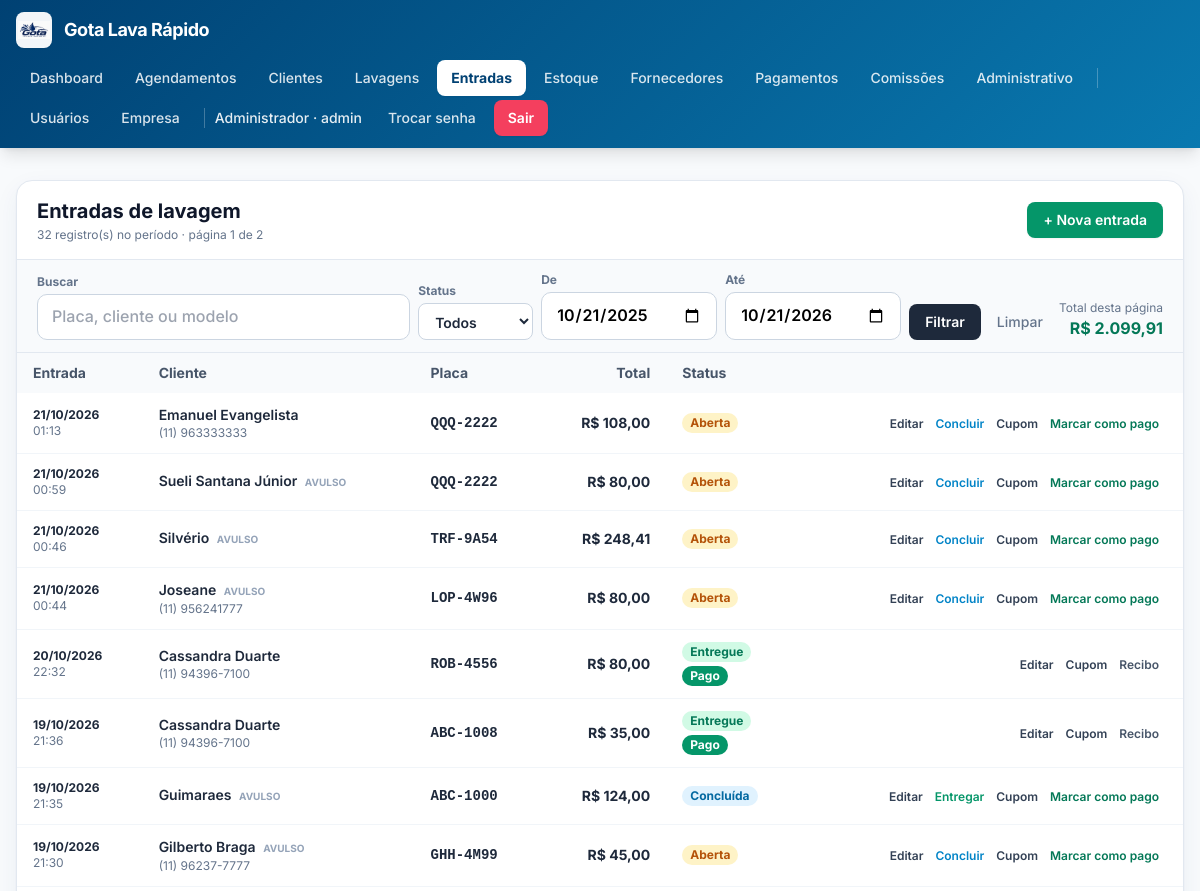
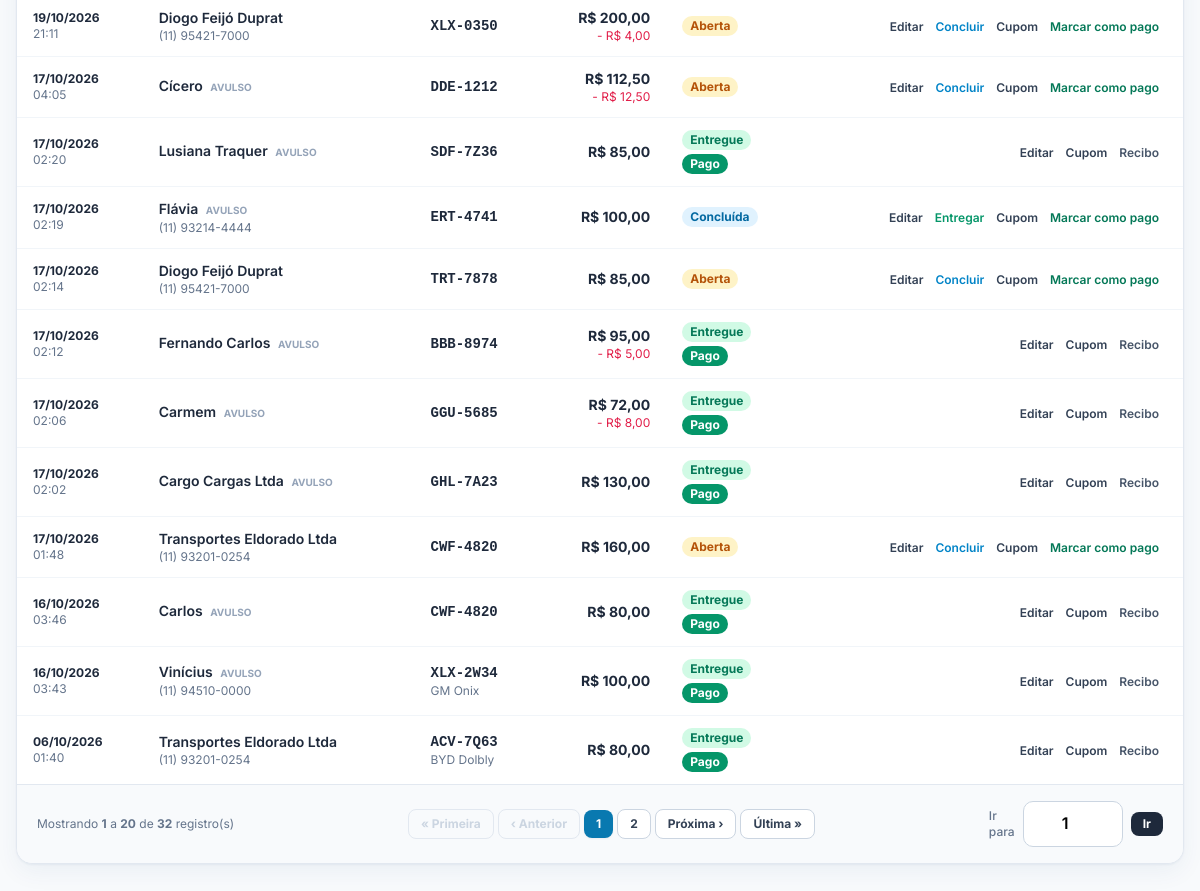
The app's page /entradas.php (signed in), older data (2 pictures, top to bottom).
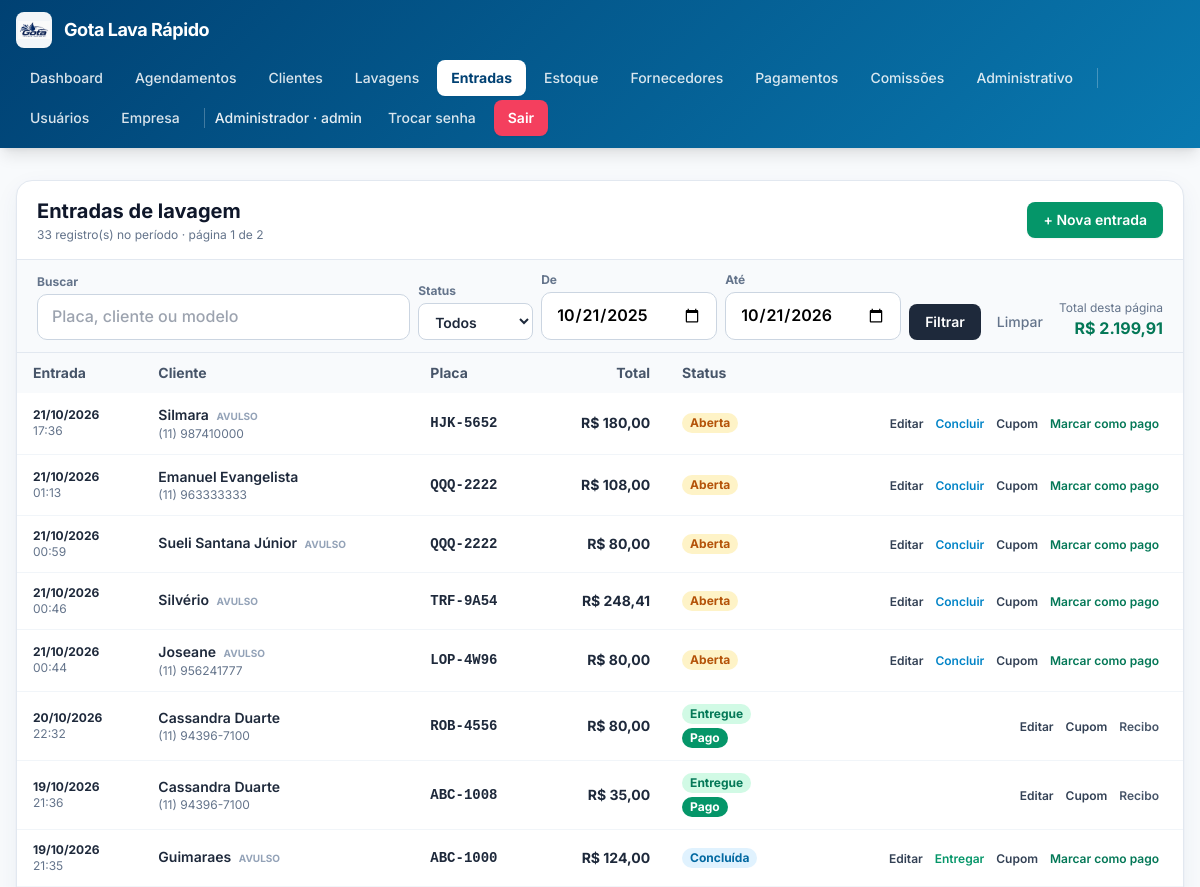
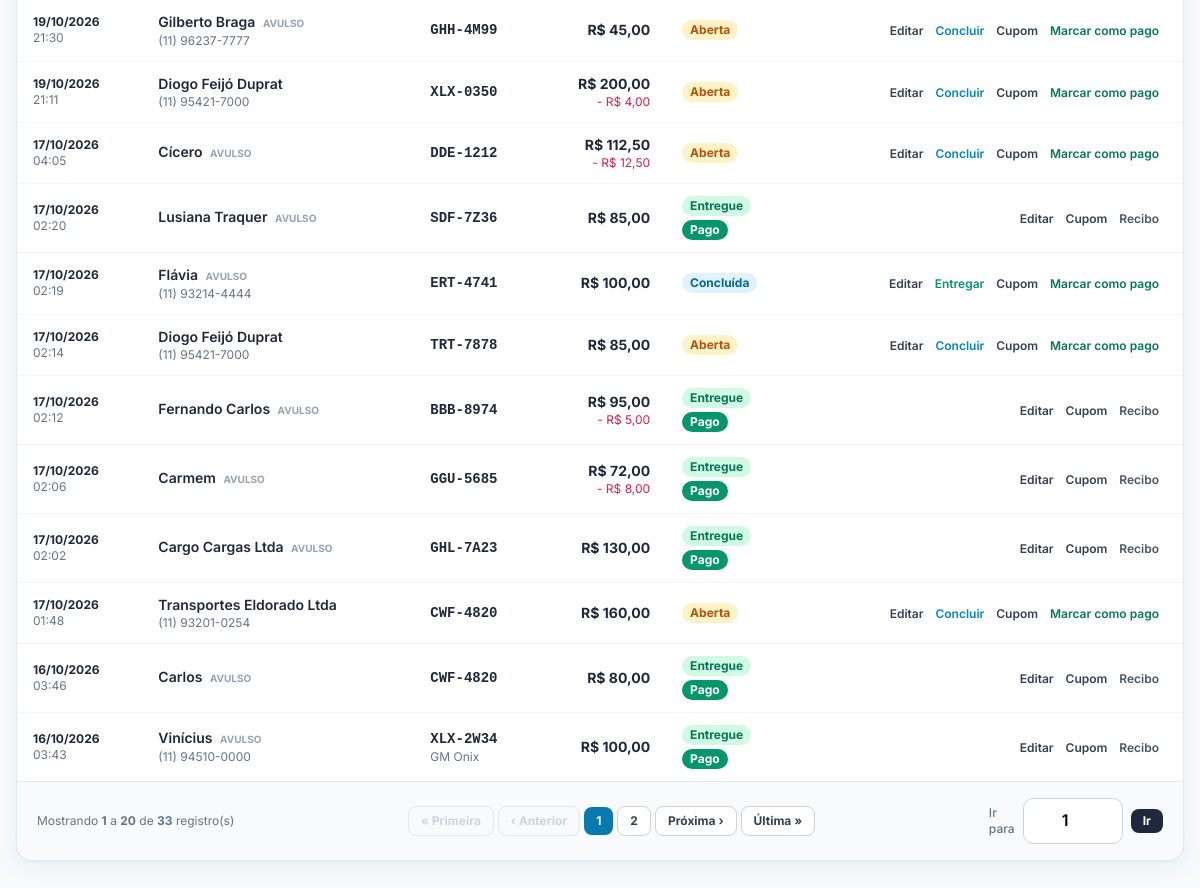
The same page, newer data (2 pictures, top to bottom).
### tables this page shows
CREATE TABLE lavagem_entradas (
        id INTEGER PRIMARY KEY AUTOINCREMENT,
        cliente_id INTEGER,
        placa TEXT NOT NULL DEFAULT '',
        veiculo_id INTEGER,
        veiculo_manual_marca TEXT NOT NULL DEFAULT '',
        veiculo_manual_modelo TEXT NOT NULL DEFAULT '',
        veiculo_manual_cor TEXT NOT NULL DEFAULT '',
        veiculo_manual_ano TEXT NOT NULL DEFAULT '',
        data_entrada TEXT NOT NULL,
        hora_entrada TEXT NOT NULL,
        previsao_saida_horas INTEGER NOT NULL DEFAULT 0,
        previsao_saida_datetime TEXT NOT NULL DEFAULT '',
        observacoes TEXT NOT NULL DEFAULT '',
        avarias TEXT NOT NULL DEFAULT '',
        status TEXT NOT NULL DEFAULT 'aberta',
        subtotal_centavos INTEGER NOT NULL DEFAULT 0,
        desconto_centavos INTEGER NOT NULL DEFAULT 0,
        desconto_percentual INTEGER NOT NULL DEFAULT 0,
        total_centavos INTEGER NOT NULL DEFAULT 0,
        pago INTEGER NOT NULL DEFAULT 0,
        criado_por INTEGER,
        criado_em TEXT NOT NULL DEFAULT (datetime('now','localtime')),
        atualizado_em TEXT NOT NULL DEFAULT (datetime('now','localtime')), cliente_nome_avulso TEXT NOT NULL DEFAULT '', cliente_celular TEXT NOT NULL DEFAULT '', sms_enviado INTEGER NOT NULL DEFAULT 0, sms_enviado_em TEXT NOT NULL DEFAULT '',
        FOREIGN KEY (cliente_id) REFERENCES clientes(id) ON DELETE SET NULL,
        FOREIGN KEY (veiculo_id) REFERENCES veiculos(id) ON DELETE SET NULL
    );

CREATE TABLE clientes (
        id INTEGER PRIMARY KEY AUTOINCREMENT,
        tipo TEXT NOT NULL DEFAULT 'F',
        nome TEXT NOT NULL DEFAULT '',
        nome_fantasia TEXT NOT NULL DEFAULT '',
        cpf_cnpj TEXT NOT NULL DEFAULT '',
        rg_ie TEXT NOT NULL DEFAULT '',
        data_nascimento TEXT NOT NULL DEFAULT '',
        email TEXT NOT NULL DEFAULT '',
        telefone TEXT NOT NULL DEFAULT '',
        celular TEXT NOT NULL DEFAULT '',
        cep TEXT NOT NULL DEFAULT '',
        endereco TEXT NOT NULL DEFAULT '',
        numero TEXT NOT NULL DEFAULT '',
        complemento TEXT NOT NULL DEFAULT '',
        bairro TEXT NOT NULL DEFAULT '',
        cidade TEXT NOT NULL DEFAULT '',
        uf TEXT NOT NULL DEFAULT '',
        observacoes TEXT NOT NULL DEFAULT '',
        ativo INTEGER NOT NULL DEFAULT 1,
        criado_em TEXT NOT NULL DEFAULT (datetime('now','localtime')),
        atualizado_em TEXT NOT NULL DEFAULT (datetime('now','localtime'))
    );

### config.php (called while the page is built, shortened)
<?php
function db(): PDO {
    static $pdo = null;
    if ($pdo === null) {
        $pdo = new PDO('sqlite:' . DB_PATH, null, null, [
            PDO::ATTR_ERRMODE            => PDO::ERRMODE_EXCEPTION,
            PDO::ATTR_DEFAULT_FETCH_MODE => PDO::FETCH_ASSOC,
        ]);
        $pdo->exec('PRAGMA foreign_keys = ON');
        $pdo->exec('PRAGMA journal_mode = WAL');
    }
    return $pdo;
}
require_once APP_ROOT . '/functions.php';

### functions.php (called while the page is built, shortened)
<?php
function e(?string $s): string {
    return htmlspecialchars((string)$s, ENT_QUOTES, 'UTF-8');
}
function normalizar_placa(string $placa): string {
    return strtoupper(preg_replace('/[^A-Za-z0-9]/', '', $placa));
}
function formatar_placa(string $placa): string {
    $p = normalizar_placa($placa);
    return substr($p, 0, 3) . '-' . substr($p, 3);
}
function centavos_para_moeda(int $c): string {
    return number_format($c / 100, 2, ',', '.');
}
function centavos_para_moeda_brl(int $c): string {
    return 'R$ ' . centavos_para_moeda($c);
}

### entradas.php (the view, shortened to what the changed rows need)
<?php
require_once __DIR__ . '/config.php';
$busca  = trim((string)($_GET['q'] ?? ''));
$status = trim((string)($_GET['status'] ?? ''));
$de  = trim((string)($_GET['de']  ?? date('Y-m-d', strtotime('-12 months'))));
$ate = trim((string)($_GET['ate'] ?? date('Y-m-d')));
$pagina = max(1, (int)($_GET['pagina'] ?? 1));
$porPagina = 20;
$where  = [];
$params = [];
$where[] = 'e.data_entrada >= :de';
$params[':de'] = $de;
$where[] = 'e.data_entrada <= :ate';
$params[':ate'] = $ate;
$sqlWhere = 'WHERE ' . implode(' AND ', $where);
$stCount = db()->prepare("
    SELECT COUNT(*)
    FROM lavagem_entradas e
    LEFT JOIN clientes c ON c.id = e.cliente_id
    $sqlWhere
");
$stCount->execute($params);
$totalRegistros = (int)$stCount->fetchColumn();
$totalPaginas = max(1, (int)ceil($totalRegistros / $porPagina));
$offset = ($pagina - 1) * $porPagina;
$sql = "SELECT e.*, c.nome AS cliente_nome_cadastro
        FROM lavagem_entradas e
        LEFT JOIN clientes c ON c.id = e.cliente_id
        $sqlWhere
        ORDER BY e.data_entrada DESC, e.hora_entrada DESC, e.id DESC
        LIMIT $porPagina OFFSET $offset";
$st = db()->prepare($sql);
$st->execute($params);
$entradas = $st->fetchAll();
$totalPagina = 0;
foreach ($entradas as $en) $totalPagina += (int)$en['total_centavos'];
function urlPagina(int $pagina, array $filtros): string {
    $q = array_filter($filtros, fn($v) => $v !== '' && $v !== null);
    $q['pagina'] = $pagina;
    return 'entradas.php?' . http_build_query($q);
}
$filtrosAtuais = [
    'q'      => $busca,
    'status' => $status,
    'de'     => $de,
    'ate'    => $ate,
];
require __DIR__ . '/header.php';
?>
<div class="bg-white rounded-2xl shadow-card border border-slate-200 overflow-hidden">
  <div class="px-5 py-4 border-b border-slate-200 flex flex-wrap items-center justify-between gap-3">
    <div>
      <h1 class="text-xl font-bold text-slate-900">Entradas de lavagem</h1>
      <p class="text-xs text-slate-500 mt-0.5">
        <?= (int)$totalRegistros ?> registro(s) no período
        <?= $totalPaginas > 1 ? ' · página ' . $pagina . ' de ' . $totalPaginas : '' ?>
      </p>
    </div>
  </div>
  <form method="get" class="px-5 py-3 bg-slate-50 border-b border-slate-200 flex flex-wrap gap-2 items-end">
    <div class="ml-auto text-right">
      <div class="text-xs text-slate-500">Total desta página</div>
      <div class="font-bold text-emerald-700"><?= e(centavos_para_moeda_brl($totalPagina)) ?></div>
    </div>
  </form>
  <div class="overflow-x-auto">
    <table class="min-w-full text-sm">
      <thead class="bg-slate-50 text-slate-600">
        <tr>
          <th class="text-left px-4 py-2.5 font-bold">Entrada</th>
          <th class="text-left px-4 py-2.5 font-bold">Cliente</th>
          <th class="text-left px-4 py-2.5 font-bold">Placa</th>
          <th class="text-right px-4 py-2.5 font-bold">Total</th>
          <th class="text-left px-4 py-2.5 font-bold">Status</th>
          <th class="px-4 py-2.5"></th>
        </tr>
      </thead>
      <tbody class="divide-y divide-slate-100">
      <?php if (!$entradas): ?>
        <tr><td colspan="6" class="px-4 py-10 text-center text-slate-400">
          Nenhuma entrada encontrada no período selecionado.
        </td></tr>
      <?php else: ?>
        <?php foreach ($entradas as $en): ?>
          <?php
            $nomeExibir = $en['cliente_nome_cadastro'] ?: ($en['cliente_nome_avulso'] ?: '—');
            $celExibir  = $en['cliente_celular'] ?? '';
            $ehAvulso   = empty($en['cliente_id']);
          ?>
          <tr class="hover:bg-slate-50 transition">
            <td class="px-4 py-3 text-xs">
              <div class="font-bold text-slate-800"><?= e(date('d/m/Y', strtotime($en['data_entrada']))) ?></div>
              <div class="text-slate-500"><?= e(substr($en['hora_entrada'], 0, 5)) ?></div>
            </td>
            <td class="px-4 py-3">
              <div class="font-semibold text-slate-800">
                <?= e($nomeExibir) ?>
                <?php if ($ehAvulso && $nomeExibir !== '—'): ?>
                  <span class="text-[10px] uppercase text-slate-400 ml-1 font-bold">avulso</span>
                <?php endif; ?>
              </div>
              <?php if ($celExibir): ?>
                <div class="text-xs text-slate-500"><?= e($celExibir) ?></div>
              <?php endif; ?>
            </td>
            <td class="px-4 py-3">
              <div class="font-mono font-bold text-slate-800"><?= e(formatar_placa($en['placa'])) ?></div>
              <?php $desc = trim(($en['veiculo_manual_marca'] ?? '') . ' ' . ($en['veiculo_manual_modelo'] ?? '')); ?>
              <?php if ($desc): ?><div class="text-xs text-slate-500"><?= e($desc) ?></div><?php endif; ?>
            </td>
            <td class="px-4 py-3 text-right font-bold text-slate-800 whitespace-nowrap">
              <?= e(centavos_para_moeda_brl((int)$en['total_centavos'])) ?>
              <?php if ((int)$en['desconto_centavos'] > 0): ?>
                <div class="text-xs text-rose-600 font-normal">
                  - <?= e(centavos_para_moeda_brl((int)$en['desconto_centavos'])) ?>
                </div>
              <?php endif; ?>
            </td>
            <td class="px-4 py-3">
              <div class="flex flex-col gap-1">
                <?php if ($en['status'] === 'aberta'): ?>
                  <span class="inline-block text-xs px-2 py-0.5 rounded-full bg-amber-100 text-amber-700 w-fit font-bold">Aberta</span>
                <?php elseif ($en['status'] === 'concluida'): ?>
                  <span class="inline-block text-xs px-2 py-0.5 rounded-full bg-sky-100 text-sky-700 w-fit font-bold">Concluída</span>
                <?php else: ?>
                  <span class="inline-block text-xs px-2 py-0.5 rounded-full bg-emerald-100 text-emerald-700 w-fit font-bold">Entregue</span>
                <?php endif; ?>
                <?php if ($en['pago']): ?>
                  <span class="inline-block text-xs px-2 py-0.5 rounded-full bg-emerald-600 text-white w-fit font-bold">Pago</span>
                <?php endif; ?>
              </div>
            </td>
            <td class="px-4 py-3 text-right whitespace-nowrap">
              <a href="entrada_lavagem.php?id=<?= (int)$en['id'] ?>"
                 class="text-slate-700 hover:underline text-xs font-semibold mr-2">Editar</a>
              <?php if ($en['status'] === 'aberta'): ?>
                <form method="post" class="inline">
                  <button class="text-sky-600 hover:underline text-xs font-semibold mr-2">Concluir</button>
                </form>
              <?php endif; ?>
              <?php if ($en['status'] === 'concluida'): ?>
                <form method="post" class="inline">
                  <button class="text-emerald-600 hover:underline text-xs font-semibold mr-2">Entregar</button>
                </form>
              <?php endif; ?>
              <a href="cupom_lavagem.php?entrada=<?= (int)$en['id'] ?>" target="_blank"
                 class="text-slate-700 hover:underline text-xs font-semibold mr-2">Cupom</a>
              <?php if (!$en['pago']): ?>
                <button type="button"
                        class="btn-pagar text-emerald-700 hover:underline text-xs font-semibold mr-2"
                        data-id="<?= (int)$en['id'] ?>"
                        data-placa="<?= e(formatar_placa($en['placa'])) ?>"
                        data-cliente="<?= e($nomeExibir) ?>"
                        data-total="<?= e(centavos_para_moeda((int)$en['total_centavos'])) ?>">
                  Marcar como pago
                </button>
              <?php else: ?>
                <a href="recibo.php?entrada=<?= (int)$en['id'] ?>"
                   class="text-slate-600 hover:underline text-xs font-semibold mr-2">Recibo</a>
              <?php endif; ?>
            </td>
          </tr>
        <?php endforeach; ?>
      <?php endif; ?>
      </tbody>
    </table>
  </div>
  <?php if ($totalPaginas > 1): ?>
    <?php
      $paginas = [];
      $paginas[] = 1;
      if ($totalPaginas > 1) $paginas[] = $totalPaginas;
      $paginas = array_values(array_unique($paginas));
      sort($paginas);
    ?>
    <div class="px-5 py-4 border-t border-slate-200 flex flex-wrap items-center justify-between gap-3 bg-slate-50">
      <div class="text-xs text-slate-500">
        Mostrando
        <strong><?= $offset + 1 ?></strong>
        a
        <strong><?= min($offset + $porPagina, $totalRegistros) ?></strong>
        de
        <strong><?= $totalRegistros ?></strong>
        registro(s)
      </div>
      <nav class="flex items-center gap-1 flex-wrap">
        <?php if ($pagina > 1): ?>
          <a href="<?= e(urlPagina(1, $filtrosAtuais)) ?>"
             class="px-3 py-1.5 rounded-lg border border-slate-300 bg-white hover:bg-slate-100 text-xs font-bold text-slate-700">
            « Primeira
          </a>
          <a href="<?= e(urlPagina($pagina - 1, $filtrosAtuais)) ?>"
             class="px-3 py-1.5 rounded-lg border border-slate-300 bg-white hover:bg-slate-100 text-xs font-bold text-slate-700">
            ‹ Anterior
          </a>
        <?php else: ?>
          <span class="px-3 py-1.5 rounded-lg border border-slate-200 bg-slate-50 text-xs font-bold text-slate-300 cursor-not-allowed">« Primeira</span>
          <span class="px-3 py-1.5 rounded-lg border border-slate-200 bg-slate-50 text-xs font-bold text-slate-300 cursor-not-allowed">‹ Anterior</span>
        <?php endif; ?>
        <?php
          foreach ($paginas as $p):
        ?>
        <?php
            if ($p === $pagina):
        ?>
          <span class="px-3 py-1.5 rounded-lg bg-brand-500 text-white text-xs font-bold shadow-sm">
            <?= $p ?>
          </span>
        <?php else: ?>
          <a href="<?= e(urlPagina($p, $filtrosAtuais)) ?>"
             class="px-3 py-1.5 rounded-lg border border-slate-300 bg-white hover:bg-slate-100 text-xs font-bold text-slate-700">
            <?= $p ?>
          </a>
        <?php
            endif;
          endforeach;
        ?>
        <?php if ($pagina < $totalPaginas): ?>
          <a href="<?= e(urlPagina($pagina + 1, $filtrosAtuais)) ?>"
             class="px-3 py-1.5 rounded-lg border border-slate-300 bg-white hover:bg-slate-100 text-xs font-bold text-slate-700">
            Próxima ›
          </a>
          <a href="<?= e(urlPagina($totalPaginas, $filtrosAtuais)) ?>"
             class="px-3 py-1.5 rounded-lg border border-slate-300 bg-white hover:bg-slate-100 text-xs font-bold text-slate-700">
            Última »
          </a>
        <?php else: ?>
          <span class="px-3 py-1.5 rounded-lg border border-slate-200 bg-slate-50 text-xs font-bold text-slate-300 cursor-not-allowed">Próxima ›</span>
          <span class="px-3 py-1.5 rounded-lg border border-slate-200 bg-slate-50 text-xs font-bold text-slate-300 cursor-not-allowed">Última »</span>
        <?php endif; ?>
      </nav>
      <form method="get" class="flex items-center gap-2 text-xs">
        <label class="text-slate-500 font-medium">Ir para</label>
        <input type="number" name="pagina" min="1" max="<?= $totalPaginas ?>"
               value="<?= $pagina ?>"
               class="w-16 rounded-lg border border-slate-300 px-2 py-1 text-center font-bold text-black">
        <button class="rounded-lg bg-slate-800 hover:bg-slate-700 text-white px-3 py-1 text-xs font-bold">Ir</button>
      </form>
    </div>
  <?php endif; ?>
</div>
<?php require __DIR__ . '/footer.php'; ?>

Row changes from the older to the newer data that the page shows:
no longer on this page (row unchanged): lavagem_entradas: data_entrada "06/10/2026", hora_entrada "01:40", cliente.nome "Transportes Eldorado Ltda", cliente_celular "(11) 93201-0254", placa "ACV-7Q63", veiculo_manual_modelo "BYD Dolbly", total_centavos "R$ 80,00", status "Entregue", pago "Pago"
added lavagem_entradas: data_entrada "21/10/2026", hora_entrada "17:36", cliente_nome_avulso "Silmara", shows "AVULSO", cliente_celular "(11) 987410000", placa "HJK-5652", total_centavos "R$ 180,00", status "Aberta"
Text that changed along with them:
$totalRegistros: "32" → "33"
centavos_para_moeda_brl($totalPagina): "R$ 2.099,91" → "R$ 2.199,91"
